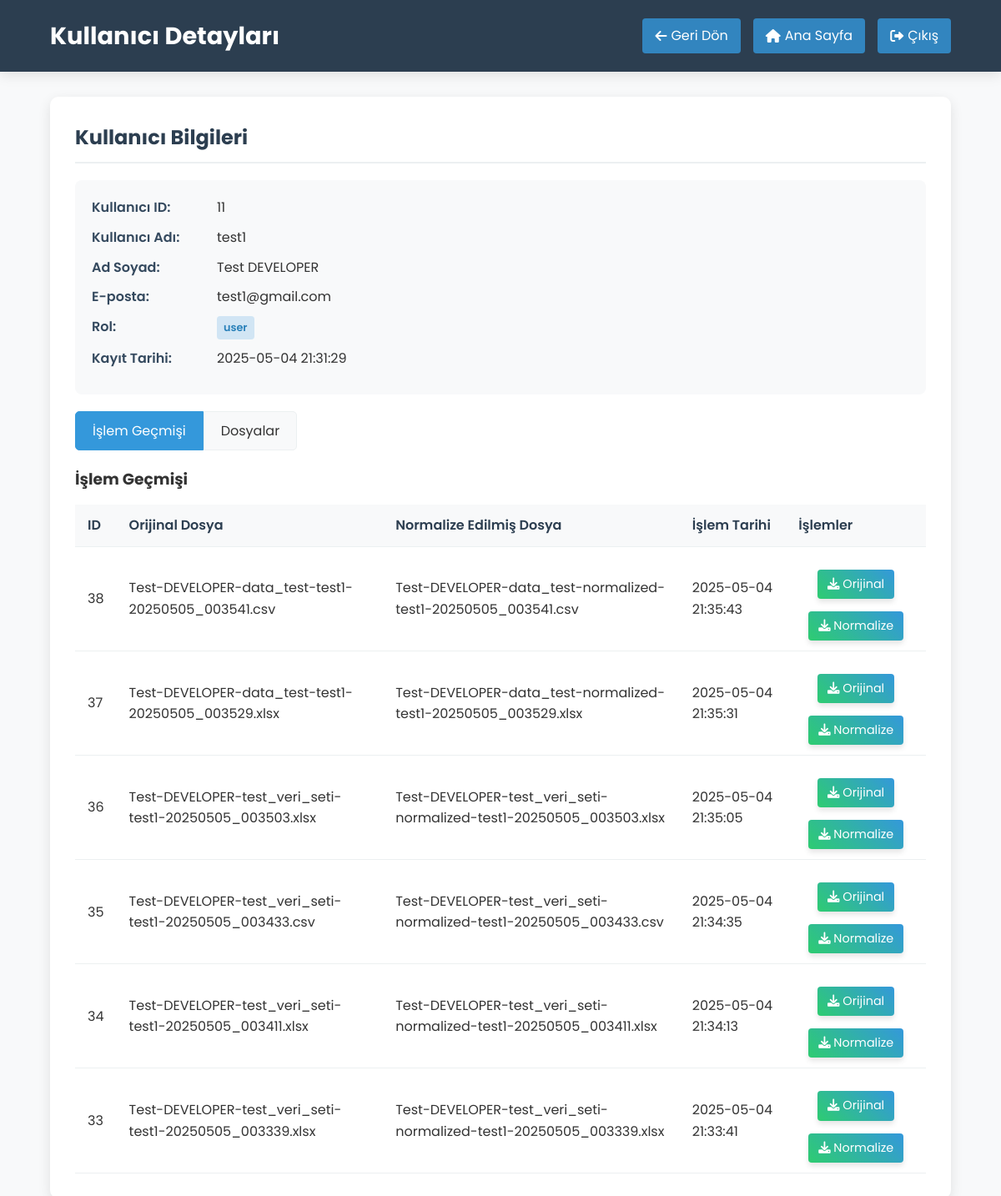
/admin/user/11 (signed in), run on the app's committed database.
### tables this page shows
CREATE TABLE users (
            id INTEGER PRIMARY KEY AUTOINCREMENT,
            username TEXT UNIQUE NOT NULL,
            password TEXT NOT NULL,
            email TEXT UNIQUE NOT NULL,
            full_name TEXT NOT NULL,
            registration_date TIMESTAMP DEFAULT CURRENT_TIMESTAMP
        , role TEXT DEFAULT 'user');

CREATE TABLE user_operations (
            id INTEGER PRIMARY KEY AUTOINCREMENT,
            user_id INTEGER NOT NULL,
            original_file TEXT NOT NULL,
            normalized_file TEXT NOT NULL,
            operation_date TIMESTAMP DEFAULT CURRENT_TIMESTAMP,
            FOREIGN KEY (user_id) REFERENCES users (id)
        );

### app.py (the view, shortened to what this page needs)
@app.route('/admin/user/<int:user_id>')
@admin_required
def admin_view_user(user_id):
    conn = get_db_connection()
    user = conn.execute('SELECT * FROM users WHERE id = ?', (user_id,)).fetchone()
    conn.close()
    if not user:
        flash('Kullanıcı bulunamadı!', 'error')
        return redirect(url_for('admin_dashboard'))
    operations = get_user_operations_by_admin(user_id)
    user_files = []
    if os.path.exists(UPLOAD_FOLDER) and os.path.exists(NEW_CSV_FOLDER):
        username = user['username']
    user_files.sort(key=lambda x: x.get('date', ''), reverse=True)
    return render_template('admin_view_user.html', user=user, operations=operations, files=user_files)

### app.py (called while the page is built)
def get_db_connection():
    conn = sqlite3.connect(DATABASE)
    conn.row_factory = sqlite3.Row
    return conn

def admin_required(f):
    @wraps(f)
    def decorated_function(*args, **kwargs):
        if 'user_id' not in session:
            flash('Bu sayfaya erişmek için giriş yapmalısınız!', 'error')
            return redirect(url_for('login'))
        elif session.get('role') != 'admin':
            flash('Bu sayfaya erişim yetkiniz yok!', 'error')
            return redirect(url_for('index'))
        return f(*args, **kwargs)
    return decorated_function

def get_user_operations_by_admin(user_id):
    conn = get_db_connection()
    operations = conn.execute('SELECT * FROM user_operations WHERE user_id = ? ORDER BY operation_date DESC', (user_id,)).fetchall()
    conn.close()
    return operations

### templates/admin_view_user.html (shortened to what this page needs)
<!DOCTYPE html>
<html lang="tr">
<head>
    <link rel="stylesheet" href="{{ url_for('static', filename='style.css') }}">
    <link rel="stylesheet" href="https://cdnjs.cloudflare.com/ajax/libs/font-awesome/6.0.0-beta3/css/all.min.css">
</head>
<body>
    <div class="ai-background">
</div>
    <header class="admin-header">
        <div class="admin-header-container">
            <div class="admin-title">
                <h1>Kullanıcı Detayları</h1>
            </div>
            <div class="admin-actions">
                <a href="{{ url_for('admin_dashboard') }}" class="admin-btn">
                    <i class="fas fa-arrow-left"></i> Geri Dön
                </a>
                <a href="{{ url_for('index') }}" class="admin-btn">
                    <i class="fas fa-home"></i> Ana Sayfa
                </a>
                <a href="{{ url_for('logout') }}" class="admin-btn">
                    <i class="fas fa-sign-out-alt"></i> Çıkış
                </a>
            </div>
        </div>
    </header>
    <div class="admin-container">
        <div class="admin-panel">
            <h2>Kullanıcı Bilgileri</h2>
            <div class="user-info">
                <div class="info-row">
                    <div class="info-label">Kullanıcı ID:</div>
                    <div class="info-value">{{ user.id }}</div>
                </div>
                <div class="info-row">
                    <div class="info-label">Kullanıcı Adı:</div>
                    <div class="info-value">{{ user.username }}</div>
                </div>
                <div class="info-row">
                    <div class="info-label">Ad Soyad:</div>
                    <div class="info-value">{{ user.full_name }}</div>
                </div>
                <div class="info-row">
                    <div class="info-label">E-posta:</div>
                    <div class="info-value">{{ user.email }}</div>
                </div>
                <div class="info-row">
                    <div class="info-label">Rol:</div>
                    <div class="info-value">
                        <span class="user-role {% if user.role == 'admin' %}role-admin{% else %}role-user{% endif %}">
                            {{ user.role }}
                        </span>
                    </div>
                </div>
                <div class="info-row">
                    <div class="info-label">Kayıt Tarihi:</div>
                    <div class="info-value">{{ user.registration_date }}</div>
                </div>
            </div>
            <div class="tabs">
                <div class="tab active" data-tab="operations">İşlem Geçmişi</div>
                <div class="tab" data-tab="files">Dosyalar</div>
            </div>
            <div class="tab-content active" id="operations-tab">
                <h3>İşlem Geçmişi</h3>
                {% if operations %}
                    <table class="admin-table">
                        <thead>
                            <tr>
                                <th>ID</th>
                                <th>Orijinal Dosya</th>
                                <th>Normalize Edilmiş Dosya</th>
                                <th>İşlem Tarihi</th>
                                <th>İşlemler</th>
                            </tr>
                        </thead>
                        <tbody>
                            {% for operation in operations %}
                                <tr>
                                    <td>{{ operation.id }}</td>
                                    <td>{{ operation.original_file }}</td>
                                    <td>{{ operation.normalized_file }}</td>
                                    <td>{{ operation.operation_date }}</td>
                                    <td>
                                        <a href="{{ url_for('admin_download_file', file_path='uploads/' + operation.original_file) }}" class="btn-download">
                                            <i class="fas fa-download"></i> Orijinal
                                        </a>
                                        <a href="{{ url_for('admin_download_file', file_path='new_csv/' + operation.normalized_file) }}" class="btn-download">
                                            <i class="fas fa-download"></i> Normalize
                                        </a>
                                    </td>
                                </tr>
                            {% endfor %}
                        </tbody>
                    </table>
                {% else %}
                    <div class="no-data">
                        <p>Bu kullanıcının henüz bir işlem geçmişi bulunmuyor.</p>
                    </div>
                {% endif %}
            </div>
        </div>
    </div>
</body>
</html>

### static/style.css (style rules this page uses)
* { margin: 0; padding: 0; box-sizing: border-box; font-family: 'Roboto', sans-serif; }
body { background-color: #f5f5f5; color: #333; line-height: 1.6; }
header { background-color: #2c3e50; color: white; padding: 15px 0; box-shadow: 0 2px 5px rgba(0, 0, 0, 0.1); }
.btn-download { display: inline-block; background-color: #2ecc71; color: white; text-decoration: none; padding: 8px 15px; border-radius: 4px; margin-top: 10px; transition: background-color 0.3s; }
table { width: 100%; border-collapse: collapse; margin-top: 10px; }
table th, table td { padding: 10px; text-align: left; border-bottom: 1px solid #ddd; }
table th { background-color: #f2f2f2; font-weight: 600; }
* { margin: 0; padding: 0; box-sizing: border-box; font-family: 'Poppins', sans-serif; }
body { background-color: #f8f9fa; color: #333; line-height: 1.6; position: relative; overflow-x: hidden; }
.ai-background { position: fixed; top: 0; left: 0; width: 100%; height: 100%; overflow: hidden; z-index: -1; }
header { background-color: rgba(18, 38, 71, 0.95); color: white; padding: 15px 0; box-shadow: 0 4px 15px rgba(0, 0, 0, 0.1); position: sticky; top: 0; z-index: 100; }
.btn-download { display: inline-block; background: linear-gradient(45deg, #2ecc71, #3498db); color: white; text-decoration: none; padding: 10px 20px; border-radius: 6px; margin-top: 15px; transition: all 0.3s ease; box-shadow: 0 4px 6px rgba(0, 0, 0, 0.1); }
table { width: 100%; border-collapse: collapse; margin-top: 15px; }
table th, table td { padding: 12px 10px; text-align: left; border-bottom: 1px solid #ecf0f1; }
table th { background-color: #f8f9fa; font-weight: 600; color: #2c3e50; }
table tbody tr td:last-child { text-align: center; }

### templates/admin_view_user.html (style rules this page uses)
.admin-header { background-color: #2c3e50; color: white; padding: 20px 0; margin-bottom: 30px; }
.admin-header-container { display: flex; justify-content: space-between; align-items: center; width: 90%; max-width: 1200px; margin: 0 auto; }
.admin-title h1 { font-size: 1.8rem; margin: 0; }
.admin-actions { display: flex; gap: 15px; }
.admin-btn { background-color: rgba(52, 152, 219, 0.8); color: white; text-decoration: none; padding: 8px 15px; border-radius: 4px; display: inline-flex; align-items: center; transition: all 0.3s; }
.admin-btn i { margin-right: 5px; }
.admin-container { width: 90%; max-width: 1200px; margin: 0 auto; }
.admin-panel { background-color: white; border-radius: 10px; padding: 30px; box-shadow: 0 5px 15px rgba(0, 0, 0, 0.1); margin-bottom: 30px; }
.admin-panel h2 { color: #2c3e50; margin-top: 0; margin-bottom: 20px; padding-bottom: 10px; border-bottom: 2px solid #ecf0f1; }
.user-info { background-color: #f8f9fa; border-radius: 8px; padding: 20px; margin-bottom: 20px; }
.user-info .info-row { display: flex; margin-bottom: 10px; }
.user-info .info-label { width: 150px; font-weight: 600; color: #34495e; }
.user-info .info-value { flex: 1; }
.user-role { display: inline-block; padding: 4px 8px; border-radius: 4px; font-size: 0.8rem; font-weight: 600; }
.role-user { background-color: rgba(52, 152, 219, 0.2); color: #2980b9; }
.admin-table { width: 100%; border-collapse: collapse; }
.admin-table th, .admin-table td { padding: 12px 15px; text-align: left; border-bottom: 1px solid #ecf0f1; }
.admin-table th { background-color: #f8f9fa; font-weight: 600; color: #2c3e50; }
.btn-download { display: inline-block; background-color: rgba(52, 152, 219, 0.8); color: white; text-decoration: none; padding: 6px 12px; border-radius: 4px; font-size: 0.9rem; transition: all 0.3s; }
.tabs { display: flex; margin-bottom: 20px; }
.tab { padding: 10px 20px; background-color: #f8f9fa; border: 1px solid #ecf0f1; cursor: pointer; transition: all 0.3s; }
.tab:first-child { border-top-left-radius: 5px; border-bottom-left-radius: 5px; }
.tab:last-child { border-top-right-radius: 5px; border-bottom-right-radius: 5px; }
.tab.active { background-color: #3498db; color: white; border-color: #3498db; }
.tab-content { display: none; }
.tab-content.active { display: block; }

### data on the page
users: id "11", username "test1", full_name "Test DEVELOPER", email "test1@gmail.com", role "user", registration_date "2025-05-04 21:31:29"
user_operations: id "38", original_file "Test-DEVELOPER-data_test-test1-20250505_003541.csv", normalized_file "Test-DEVELOPER-data_test-normalized-test1-20250505_003541.csv", operation_date "2025-05-04 21:35:43"
user_operations: id "37", original_file "Test-DEVELOPER-data_test-test1-20250505_003529.xlsx", normalized_file "Test-DEVELOPER-data_test-normalized-test1-20250505_003529.xlsx", operation_date "2025-05-04 21:35:31"
user_operations: id "36", original_file "Test-DEVELOPER-test_veri_seti-test1-20250505_003503.xlsx", normalized_file "Test-DEVELOPER-test_veri_seti-normalized-test1-20250505_003503.xlsx", operation_date "2025-05-04 21:35:05"
user_operations: id "35", original_file "Test-DEVELOPER-test_veri_seti-test1-20250505_003433.csv", normalized_file "Test-DEVELOPER-test_veri_seti-normalized-test1-20250505_003433.csv", operation_date "2025-05-04 21:34:35"
user_operations: id "34", original_file "Test-DEVELOPER-test_veri_seti-test1-20250505_003411.xlsx", normalized_file "Test-DEVELOPER-test_veri_seti-normalized-test1-20250505_003411.xlsx", operation_date "2025-05-04 21:34:13"
user_operations: id "33", original_file "Test-DEVELOPER-test_veri_seti-test1-20250505_003339.xlsx", normalized_file "Test-DEVELOPER-test_veri_seti-normalized-test1-20250505_003339.xlsx", operation_date "2025-05-04 21:33:41"
